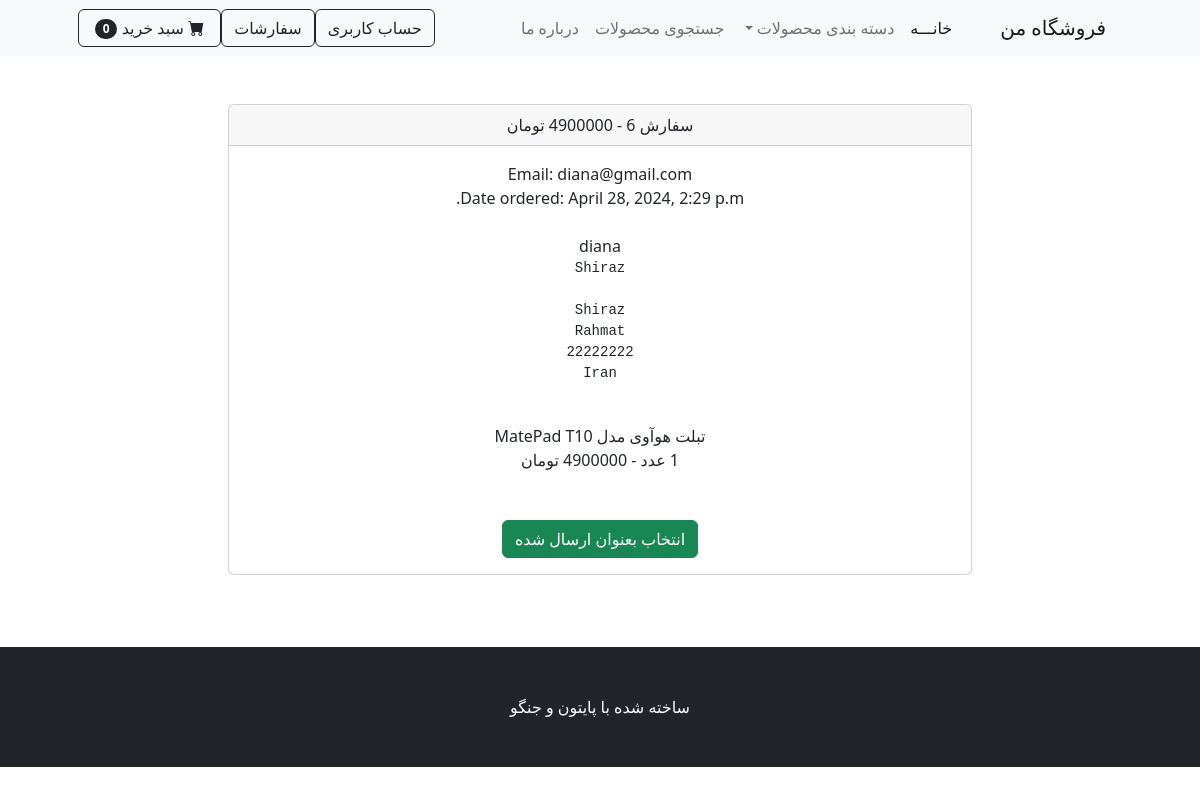
Page /payment/orders/6 (signed in) on the earlier database version.
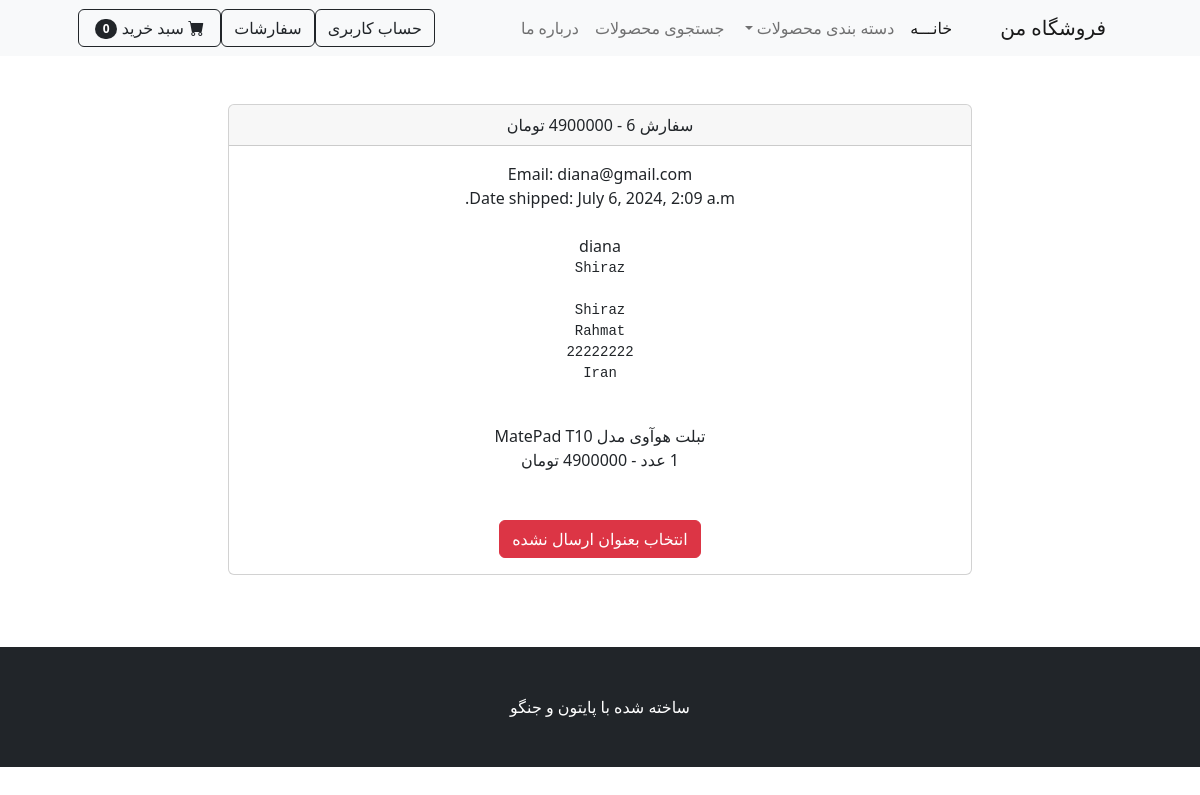
Same page on the later database version.
### payment/models.py (models this page shows, shortened)
class Order(models.Model):
    user = models.ForeignKey(User, on_delete=models.CASCADE, null=True, blank=True)
    full_name = models.CharField(max_length=250)
    email = models.EmailField(max_length=250)
    shipping_address = models.TextField(max_length=15000)
    amount_paid = models.DecimalField(max_digits=12, decimal_places=0)
    date_ordered = models.DateTimeField(auto_now_add=True)
    shipped = models.BooleanField(default=False)
    date_shipped = models.DateTimeField(blank=True, null=True)

### payment/views.py (the view, shortened to what this page needs)
# urls.py: path('orders/<int:pk>', views.orders, name='orders'),
def orders(request, pk):
    if request.user.is_authenticated and request.user.is_superuser:
        order = Order.objects.get(id=pk)
        items = OrderItem.objects.filter(order=pk)
        return render(request, 'payment/orders.html', {"order": order, "items": items})
    else:
        messages.success(request, 'دسترسی شما لغو شد.')
        return redirect('home')

### cart/cart.py (called while the page is built)
    def __len__(self):
        return len(self.cart)

### cart/context_processors.py (called while the page is built)
def cart(request):
    return {'cart': Cart(request)}

### store/models.py (called while the page is built)
    def __str__(self):
        return self.name

### payment/templates/payment/orders.html (shortened to what this page needs)
{% extends 'base.html' %}
{% block content %}
    <div class="container">
        <div class="row">
            <center>
                <div class="col-8">
                    <br><br>
                    <div class="card">
                        <div class="card-header">
                        سفارش   {{ order.id }} - {{ order.amount_paid }} تومان
                        </div>
                        <div class="card-body">
                            Email: {{ order.email }}<br>
                        {% if order.date_shipped %}
                            Date shipped: {{ order.date_shipped }}
                        {% else %}
                            Date ordered: {{ order.date_ordered }}
                        {% endif %}
                            <br><br>
                            {{ order.full_name }}<br>
                        <pre>{{ order.shipping_address }}</pre><br>
                        {% for item in items %}
                            {{ item.product }}<br>{{ item.quantity }} عدد - {{ item.price }} تومان<br>
                        {% endfor %}
                        <br><br>
                        {% if not order.shipped %}
                            <form method="post">
                                <button type="submit" class="btn btn-success">انتخاب بعنوان ارسال شده</button>
                            </form>
                        {% else %}
                            <form method="post">
                                <button type="submit" class="btn btn-danger">انتخاب بعنوان ارسال نشده</button>
                            </form>
                        {% endif %}
                        </div>
                    </div>
                    <br>
                    <br><br>
                </div>
            </center>
        </div>
    </div>
{% endblock %}

Differences in the rows shown:
changed Order "diana@gmail.com": date_shipped (not shown) → "July 6, 2024, 2:09 a.m."; shipped False → True (drawn); date_ordered "April 28, 2024, 2:29 p.m." → (not shown)
Other differences:
text no longer shown: "Date ordered: انتخاب بعنوان ارسال شده"
text now shown: "Date shipped: انتخاب بعنوان ارسال نشده"
